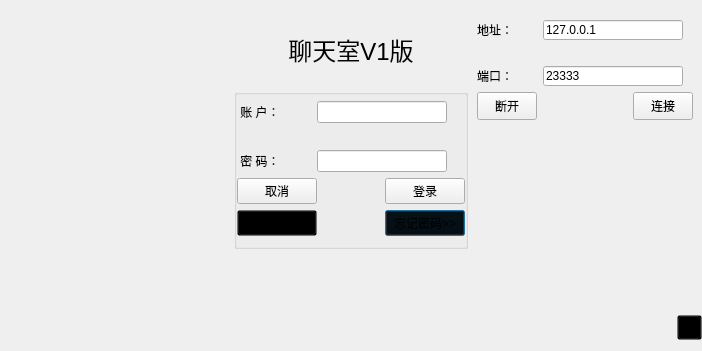
<?xml version="1.0" encoding="UTF-8"?>
<ui version="4.0">
 <class>QMLogin</class>
 <widget class="QDialog" name="QMLogin">
  <property name="geometry">
   <rect>
    <x>0</x>
    <y>0</y>
    <width>702</width>
    <height>351</height>
   </rect>
  </property>
  <property name="minimumSize">
   <size>
    <width>702</width>
    <height>351</height>
   </size>
  </property>
  <property name="maximumSize">
   <size>
    <width>702</width>
    <height>351</height>
   </size>
  </property>
  <property name="windowTitle">
   <string>用户登录</string>
  </property>
  <property name="styleSheet">
   <string notr="true">QDialog{
	border-image: url(:/icon/bj.jpg);
}</string>
  </property>
  <layout class="QHBoxLayout" name="horizontalLayout">
   <property name="spacing">
    <number>0</number>
   </property>
   <property name="leftMargin">
    <number>0</number>
   </property>
   <property name="topMargin">
    <number>11</number>
   </property>
   <property name="rightMargin">
    <number>0</number>
   </property>
   <property name="bottomMargin">
    <number>11</number>
   </property>
   <item>
    <spacer name="horizontalSpacer">
     <property name="orientation">
      <enum>Qt::Horizontal</enum>
     </property>
     <property name="sizeType">
      <enum>QSizePolicy::Preferred</enum>
     </property>
     <property name="sizeHint" stdset="0">
      <size>
       <width>234</width>
       <height>20</height>
      </size>
     </property>
    </spacer>
   </item>
   <item>
    <layout class="QVBoxLayout" name="verticalLayout">
     <property name="spacing">
      <number>0</number>
     </property>
     <item>
      <widget class="QLabel" name="label_7">
       <property name="minimumSize">
        <size>
         <width>0</width>
         <height>50</height>
        </size>
       </property>
       <property name="maximumSize">
        <size>
         <width>16777215</width>
         <height>50</height>
        </size>
       </property>
       <property name="font">
        <font>
         <pointsize>29</pointsize>
        </font>
       </property>
       <property name="styleSheet">
        <string notr="true"/>
       </property>
       <property name="text">
        <string>&lt;html&gt;&lt;head/&gt;&lt;body&gt;&lt;p align=&quot;center&quot;&gt;&lt;span style=&quot; font-size:18pt;&quot;&gt;聊天室V1版&lt;/span&gt;&lt;/p&gt;&lt;/body&gt;&lt;/html&gt;</string>
       </property>
      </widget>
     </item>
     <item>
      <widget class="QGroupBox" name="groupBox">
       <property name="maximumSize">
        <size>
         <width>234</width>
         <height>160</height>
        </size>
       </property>
       <property name="title">
        <string/>
       </property>
       <layout class="QGridLayout" name="gridLayout" rowstretch="0,0,0,0,0">
        <property name="leftMargin">
         <number>0</number>
        </property>
        <property name="topMargin">
         <number>0</number>
        </property>
        <property name="rightMargin">
         <number>0</number>
        </property>
        <property name="bottomMargin">
         <number>0</number>
        </property>
        <property name="spacing">
         <number>0</number>
        </property>
        <item row="2" column="0">
         <widget class="QLabel" name="label_2">
          <property name="text">
           <string> 密 码：</string>
          </property>
         </widget>
        </item>
        <item row="0" column="1" colspan="2">
         <widget class="QLineEdit" name="lineEdit">
          <property name="maximumSize">
           <size>
            <width>130</width>
            <height>16777215</height>
           </size>
          </property>
          <property name="toolTip">
           <string/>
          </property>
          <property name="text">
           <string/>
          </property>
         </widget>
        </item>
        <item row="4" column="2">
         <widget class="QPushButton" name="pushButton_3">
          <property name="font">
           <font>
            <underline>false</underline>
           </font>
          </property>
          <property name="styleSheet">
           <string notr="true">background:transparent;</string>
          </property>
          <property name="text">
           <string>忘记密码&gt;&gt;</string>
          </property>
         </widget>
        </item>
        <item row="1" column="1" colspan="2">
         <widget class="QLabel" name="label_3">
          <property name="maximumSize">
           <size>
            <width>171</width>
            <height>15</height>
           </size>
          </property>
          <property name="text">
           <string/>
          </property>
         </widget>
        </item>
        <item row="2" column="1" colspan="2">
         <widget class="QLineEdit" name="lineEdit_2">
          <property name="maximumSize">
           <size>
            <width>130</width>
            <height>16777215</height>
           </size>
          </property>
          <property name="echoMode">
           <enum>QLineEdit::Password</enum>
          </property>
          <property name="cursorMoveStyle">
           <enum>Qt::LogicalMoveStyle</enum>
          </property>
         </widget>
        </item>
        <item row="3" column="2">
         <widget class="QPushButton" name="pushButton_2">
          <property name="text">
           <string>登录</string>
          </property>
         </widget>
        </item>
        <item row="3" column="0">
         <widget class="QPushButton" name="pushButton">
          <property name="text">
           <string>取消</string>
          </property>
         </widget>
        </item>
        <item row="0" column="0">
         <widget class="QLabel" name="label">
          <property name="text">
           <string> 账 户：</string>
          </property>
         </widget>
        </item>
        <item row="4" column="0">
         <widget class="QPushButton" name="pushButton_4">
          <property name="styleSheet">
           <string notr="true">background:transparent;</string>
          </property>
          <property name="text">
           <string>申请账户&gt;&gt;</string>
          </property>
         </widget>
        </item>
       </layout>
      </widget>
     </item>
     <item>
      <spacer name="verticalSpacer">
       <property name="orientation">
        <enum>Qt::Vertical</enum>
       </property>
       <property name="sizeType">
        <enum>QSizePolicy::Maximum</enum>
       </property>
       <property name="sizeHint" stdset="0">
        <size>
         <width>20</width>
         <height>40</height>
        </size>
       </property>
      </spacer>
     </item>
     <item>
      <widget class="QLabel" name="label_5">
       <property name="minimumSize">
        <size>
         <width>0</width>
         <height>20</height>
        </size>
       </property>
       <property name="maximumSize">
        <size>
         <width>16777215</width>
         <height>20</height>
        </size>
       </property>
       <property name="styleSheet">
        <string notr="true"/>
       </property>
       <property name="text">
        <string/>
       </property>
      </widget>
     </item>
    </layout>
   </item>
   <item>
    <layout class="QVBoxLayout" name="verticalLayout_2">
     <item>
      <widget class="QGroupBox" name="groupBox_2">
       <property name="minimumSize">
        <size>
         <width>234</width>
         <height>55</height>
        </size>
       </property>
       <property name="maximumSize">
        <size>
         <width>234</width>
         <height>110</height>
        </size>
       </property>
       <property name="styleSheet">
        <string notr="true">QGroupBox{
border:none
}</string>
       </property>
       <property name="title">
        <string/>
       </property>
       <layout class="QGridLayout" name="gridLayout_2">
        <item row="0" column="1" colspan="2">
         <widget class="QLineEdit" name="ip">
          <property name="minimumSize">
           <size>
            <width>0</width>
            <height>20</height>
           </size>
          </property>
          <property name="maximumSize">
           <size>
            <width>140</width>
            <height>20</height>
           </size>
          </property>
          <property name="text">
           <string>127.0.0.1</string>
          </property>
         </widget>
        </item>
        <item row="0" column="0">
         <widget class="QLabel" name="label_6">
          <property name="sizePolicy">
           <sizepolicy hsizetype="Maximum" vsizetype="Preferred">
            <horstretch>0</horstretch>
            <verstretch>0</verstretch>
           </sizepolicy>
          </property>
          <property name="maximumSize">
           <size>
            <width>40</width>
            <height>60</height>
           </size>
          </property>
          <property name="text">
           <string>地址：</string>
          </property>
         </widget>
        </item>
        <item row="2" column="0">
         <widget class="QLabel" name="label_8">
          <property name="sizePolicy">
           <sizepolicy hsizetype="Maximum" vsizetype="Preferred">
            <horstretch>0</horstretch>
            <verstretch>0</verstretch>
           </sizepolicy>
          </property>
          <property name="maximumSize">
           <size>
            <width>40</width>
            <height>16777215</height>
           </size>
          </property>
          <property name="text">
           <string>端口：</string>
          </property>
         </widget>
        </item>
        <item row="3" column="0">
         <widget class="QPushButton" name="pushButton_7">
          <property name="minimumSize">
           <size>
            <width>28</width>
            <height>28</height>
           </size>
          </property>
          <property name="maximumSize">
           <size>
            <width>60</width>
            <height>28</height>
           </size>
          </property>
          <property name="text">
           <string>断开</string>
          </property>
         </widget>
        </item>
        <item row="2" column="1" colspan="2">
         <widget class="QLineEdit" name="port">
          <property name="minimumSize">
           <size>
            <width>50</width>
            <height>20</height>
           </size>
          </property>
          <property name="maximumSize">
           <size>
            <width>140</width>
            <height>20</height>
           </size>
          </property>
          <property name="text">
           <string>23333</string>
          </property>
         </widget>
        </item>
        <item row="3" column="2">
         <widget class="QPushButton" name="pushButton_6">
          <property name="minimumSize">
           <size>
            <width>25</width>
            <height>28</height>
           </size>
          </property>
          <property name="maximumSize">
           <size>
            <width>60</width>
            <height>28</height>
           </size>
          </property>
          <property name="styleSheet">
           <string notr="true"/>
          </property>
          <property name="text">
           <string>连接</string>
          </property>
         </widget>
        </item>
        <item row="1" column="1" colspan="2">
         <widget class="QLabel" name="label_4">
          <property name="maximumSize">
           <size>
            <width>140</width>
            <height>16777215</height>
           </size>
          </property>
          <property name="text">
           <string/>
          </property>
         </widget>
        </item>
       </layout>
      </widget>
     </item>
     <item>
      <spacer name="verticalSpacer_2">
       <property name="orientation">
        <enum>Qt::Vertical</enum>
       </property>
       <property name="sizeHint" stdset="0">
        <size>
         <width>20</width>
         <height>40</height>
        </size>
       </property>
      </spacer>
     </item>
     <item>
      <layout class="QHBoxLayout" name="horizontalLayout_2">
       <property name="spacing">
        <number>0</number>
       </property>
       <item>
        <spacer name="horizontalSpacer_2">
         <property name="orientation">
          <enum>Qt::Horizontal</enum>
         </property>
         <property name="sizeType">
          <enum>QSizePolicy::Preferred</enum>
         </property>
         <property name="sizeHint" stdset="0">
          <size>
           <width>209</width>
           <height>20</height>
          </size>
         </property>
        </spacer>
       </item>
       <item>
        <widget class="QPushButton" name="pushButton_5">
         <property name="minimumSize">
          <size>
           <width>25</width>
           <height>25</height>
          </size>
         </property>
         <property name="maximumSize">
          <size>
           <width>25</width>
           <height>25</height>
          </size>
         </property>
         <property name="toolTip">
          <string>设置网络</string>
         </property>
         <property name="styleSheet">
          <string notr="true">background:transparent;</string>
         </property>
         <property name="text">
          <string/>
         </property>
         <property name="icon">
          <iconset>
           <normaloff>:/icon/sz.png</normaloff>:/icon/sz.png</iconset>
         </property>
        </widget>
       </item>
      </layout>
     </item>
    </layout>
   </item>
  </layout>
 </widget>
 <tabstops>
  <tabstop>lineEdit</tabstop>
  <tabstop>lineEdit_2</tabstop>
  <tabstop>pushButton_2</tabstop>
  <tabstop>pushButton</tabstop>
  <tabstop>pushButton_4</tabstop>
  <tabstop>pushButton_3</tabstop>
 </tabstops>
 <resources/>
 <connections>
  <connection>
   <sender>pushButton</sender>
   <signal>clicked()</signal>
   <receiver>QMLogin</receiver>
   <slot>close()</slot>
   <hints>
    <hint type="sourcelabel">
     <x>282</x>
     <y>183</y>
    </hint>
    <hint type="destinationlabel">
     <x>350</x>
     <y>175</y>
    </hint>
   </hints>
  </connection>
 </connections>
</ui>
